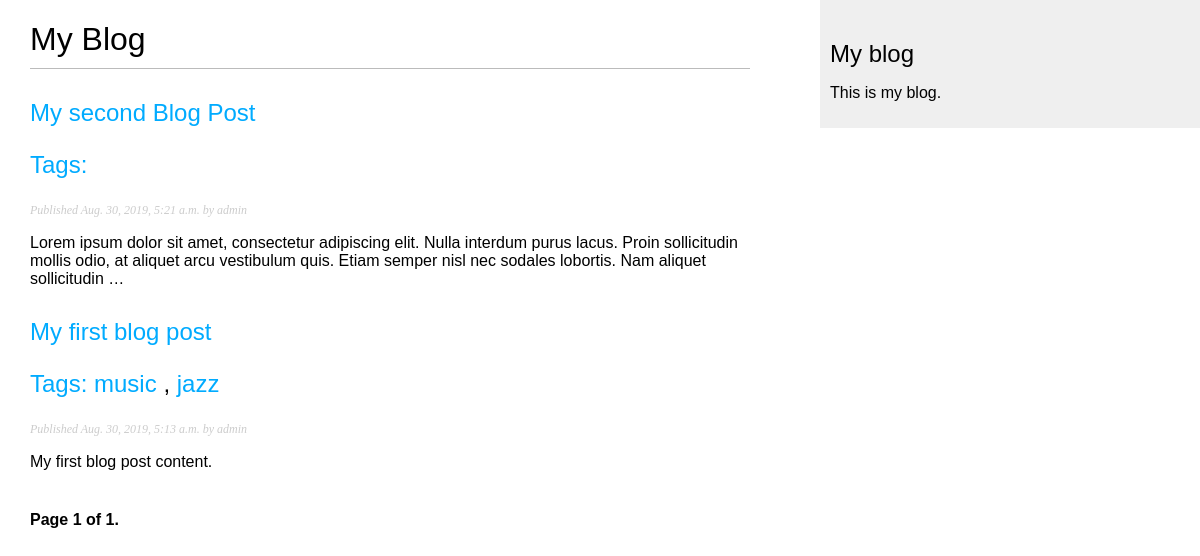
Screenshot of /blog/ with the database file from the repository.
### blog/models.py (models this page shows, shortened)
class Post(models.Model):
    STATUS_CHOICES = (
        ('draft', 'Draft'),
        ('published', 'Published'),
    )
    title = models.CharField(max_length=250)
    slug = models.SlugField(max_length=250,
                            unique_for_date='publish')
    author = models.ForeignKey(User,
                               on_delete=models.CASCADE,
                               related_name='blog_posts')
    body = models.TextField()
    publish = models.DateTimeField(default=timezone.now)
    created = models.DateTimeField(auto_now_add=True)
    updated = models.DateTimeField(auto_now=True)
    status = models.CharField(max_length=10,
                              choices=STATUS_CHOICES,
                              default='draft')
    tags = TaggableManager()
    objects = models.Manager() # The default manager.
    published = PublishedManager() # Custom manager.
    class Meta:
        ordering = ('-publish',)
    def get_absolute_url(self):
        return reverse('blog:post_detail',
                        args=[self.publish.year,
                                self.publish.month,
                                self.publish.day,
                                self.slug])

### blog/views.py (the view)
# urls.py: path('', views.post_list, name='post_list'),
def post_list(request, tag_slug=None):
    object_list = Post.published.all()
    tag = None
    if tag_slug:
        tag = get_object_or_404(Tag, slug=tag_slug)
        object_list = object_list.filter(tags__in=[tag])
    paginator = Paginator(object_list, 3)  # 3 posts in each page
    page = request.GET.get('page')
    try:
        posts = paginator.page(page)
    except PageNotAnInteger:
        posts = paginator.page(1)
    except EmptyPage:
        posts = paginator.page(paginator.num_pages)
    return render(request,
                  'blog/post/list.html',
                  {'page': page,
                   'posts': posts,
                   'tag': tag})

### blog/models.py (called while the page is built)
    def get_queryset(self):
        return super(PublishedManager,
                        self).get_queryset()\
                                .filter(status='published')

### blog/templates/blog/post/list.html (shortened to what this page needs)
{% extends "blog/base.html" %}
{% block content %}
  <h1>My Blog</h1>
  {% for post in posts %}
    <h2>
      <a href="{{ post.get_absolute_url }}">
        {{ post.title }}
        <p class="tags">
          Tags:
          {% for tag in post.tags.all %}
            <a href="{% url "blog:post_list_by_tag" tag.slug %}">
              {{ tag.name }}
            </a>
            {% if not forloop.last %}, {% endif %}
          {% endfor %}
        </p>
      </a>
    </h2>
    <p class="date">
      Published {{ post.publish }} by {{ post.author }}
    </p>
    {{ post.body|truncatewords:30|linebreaks }}
  {% endfor %}
  {% include "pagination.html" with page=posts %}
{% endblock %}

### blog/static/css/blog.css (style rules this page uses)
body { margin:0; padding:0; font-family:helvetica, sans-serif; }
a { color:#00abff; text-decoration:none; }
h1 { font-weight:normal; border-bottom:1px solid #bbb; padding:0 0 10px 0; }
h2 { font-weight:normal; margin:30px 0 0; }
p.date { color:#ccc; font-family: georgia, serif; font-size: 12px; font-style: italic; }

### rows the page displays
Post: title "My second Blog Post", publish "Aug. 30, 2019, 5:21 a.m.", author "admin", body "Lorem ipsum dolor sit amet, consectetur adipiscing elit. Nulla interdum purus lacus. Proin sollicitudin mollis odio, at aliquet arcu vestibulum quis. Etiam semper nisl nec sodales lobortis. Nam aliquet sollicitudin …"
Post: title "My first blog post", publish "Aug. 30, 2019, 5:13 a.m.", author "admin", body "My first blog post content."
Tag: name "music"
Tag: name "jazz"

### other values shown
{{ page.number }} "1"
{{ page.paginator.num_pages }} "1"
